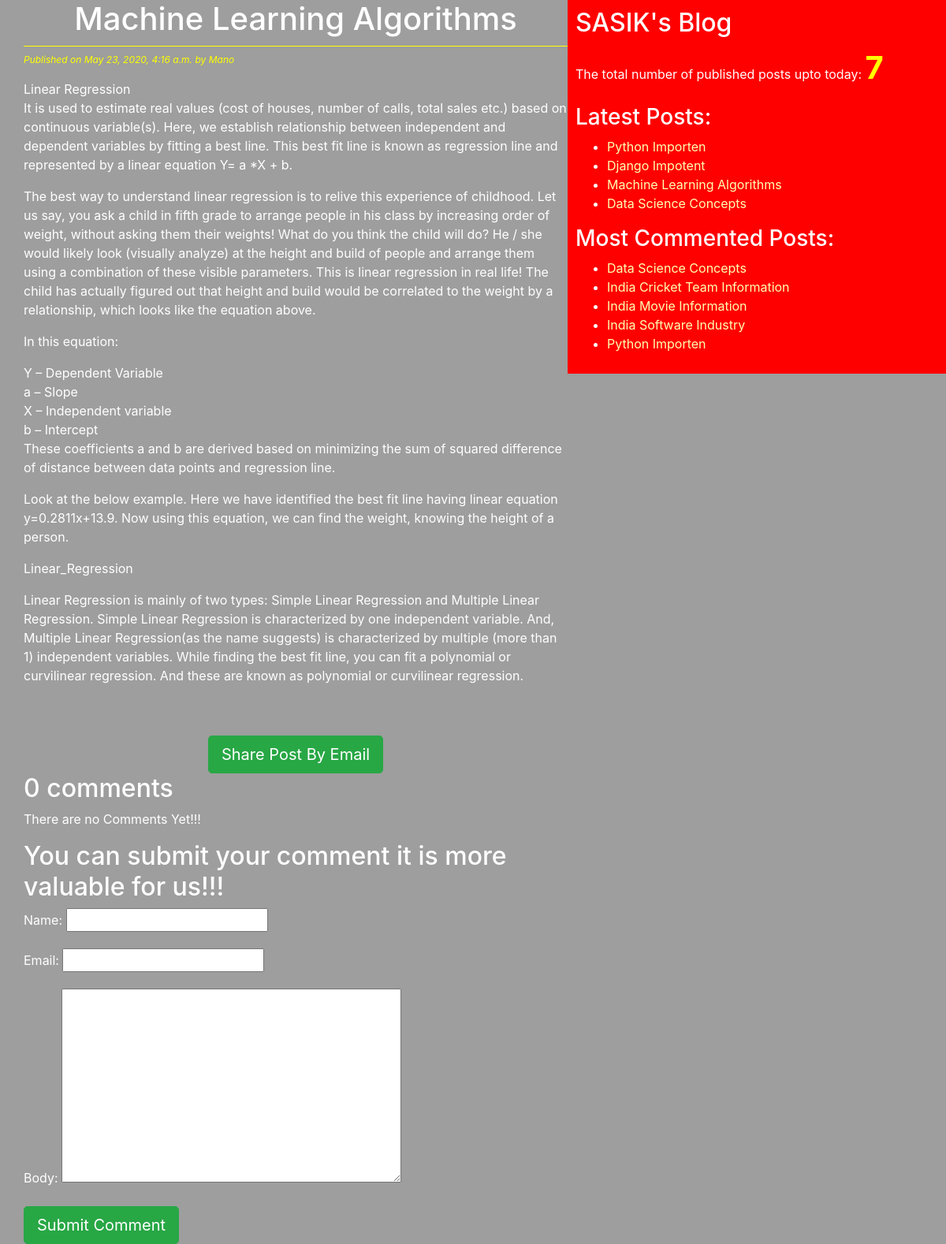
/2020/05/23/machine-learning-algorithms/, run on the app's committed database.
### blog/models.py (models this page shows, shortened)
class Post(models.Model):
    STATUS_CHOICES=(('draft','Draft'),('published','Published'))
    title=models.CharField(max_length=256)
    slug=models.SlugField(max_length=264,unique_for_date='publish')
    author=models.ForeignKey(User,related_name='blog_posts',on_delete=models.CASCADE)
    body=models.TextField()
    publish=models.DateTimeField(default=timezone.now)
    created=models.DateTimeField(auto_now_add=True)
    updated=models.DateTimeField(auto_now=True)
    status=models.CharField(max_length=10,choices=STATUS_CHOICES,default='draft')
    objects=CustomMangager()
    tags=TaggableManager()
    class Meta:
        ordering=('-publish',)
    def get_absolute_url(self):
        return reverse('post_detail',args=[self.publish.year,self.publish.strftime('%m'),self.publish.strftime('%d'),self.slug])

### blog/views.py (the view)
# urls.py: re_path('(?P<year>\d{4})/(?P<month>\d{2})/(?P<day>\d{2})/(?P<post>[-\w]+)/$', views.post_detail_view,name='post_detail'),
def post_detail_view(request,year,month,day,post):
    post=get_object_or_404(Post,slug=post,
                                status='published',
                                publish__year=year,
                                publish__month=month,
                                publish__day=day)
    comments=post.comments.filter(active=True)
    csubmit=False
    if request.method=='POST':
        form=CommentForm(request.POST)
        if form.is_valid():
            new_comment=form.save(commit=False)
            new_comment.post=post
            new_comment.save()
            csubmit=True
    else:
        form=CommentForm()
    return render(request,'blog/post_detail.html',{'post':post,'form':form,'csubmit':csubmit,'comments':comments})

### blog/forms.py
class CommentForm(forms.ModelForm):
    class Meta:
        model=Comment
        fields=('name','email','body')

### blog/models.py (called while the page is built)
    def get_queryset(self):
        return super().get_queryset().filter(status='published')

### blog/templatetags/blog_tags.py (called while the page is built)
@register.simple_tag(name='my_tag')
def total_posts():
    return Post.objects.count()

@register.inclusion_tag('blog/latest_posts123.html')
def show_latest_posts(count=3):
    letest_posts=Post.objects.order_by('-publish')[:count]
    return {'letest_posts':letest_posts}

@register.simple_tag
def get_most_commented_posts(count=5):
    return Post.objects.annotate(total_comments=Count('comments')).order_by('-total_comments')[:count]

### templates/blog/post_detail.html (shortened to what this page needs)
{%extends 'blog/base.html'%}
    {%block content%}
      <h1>{{post.title}}</h1>
      <p id='date'>Published on {{post.publish}} by {{post.author|title}}</p>
      {{post.body|linebreaks}}<br><br>
      <div class="container" align='center'>
        <a href="/{{post.id}}/share" class="btn btn-lg btn-success">Share Post By Email</a>
      </div>
      {%with comments.count as comments_count%}
        <h2>{{comments_count}} comment{{comments_count|pluralize}}</h2>
      {%endwith%}
      {%if comments%}
        {%for comment in comments%}
          <p id='ch'>Comment {{forloop.counter}} by {{comment.name}} on {{comment.created}}</p>
          <div class="">
            {{comment.body|linebreaks}}
          </div>
        {%endfor%}
        <hr>
      {%else%}
        <p>There are no Comments Yet!!!</p>
      {%endif%}
      {%if csubmit%}
        <h2>Your Comment Added Sucessfully</h2>
      {%else%}
      <h2>You can submit your comment it is more valuable for us!!!</h2>
        <form method="post">
            {{form.as_p}}
            <input type="submit" class="btn btn-lg btn-success" value="Submit Comment">
        </form>
      {%endif%}
    {%endblock%}

### templates/blog/base.html (shortened to what this page needs)
<!DOCTYPE html>
{%load blog_tags%}
{%load static%}
<html lang="en" dir="ltr">
  <head>
    <link rel="stylesheet" href="https://stackpath.bootstrapcdn.com/bootstrap/4.4.1/css/bootstrap.min.css"
>
    <link rel="stylesheet" href="{%static "css/blog.css" %}">
  </head>
  <body>
    <div class="content">
      {%block content%}{%endblock%}
    </div>
    <div class="sidebar">
      <h2>SASIK's Blog</h2>
      <p>The total number of published posts upto today: <span id='pcount'>{%my_tag%}</span></p>
      <h3>Latest Posts:</h3>{%show_latest_posts 4%}
      <h3>Most Commented Posts:</h3>
        {%get_most_commented_posts as most_commented_posts%}
        <ul>
          {%for post in most_commented_posts%}
            <li><a href="{{post.get_absolute_url}}">{{post.title}}</a></li>
          {%endfor%}
        </ul>
    </div>
  </body>
</html>

### templates/blog/latest_posts123.html
<ul>
  {%for post in letest_posts%}
    <li><a href="{{post.get_absolute_url}}">{{post.title}}</a></li>
  {%endfor%}
</ul>

### static/css/blog.css (style rules this page uses)
.content { width:60%; float:left; padding:0 0 0 30px; background: #9d9e9d; height:100%; }
.sidebar { width:40%; float:right; padding: 10px; background:red; height:100%; }
h1 { text-align: center; border-bottom: 1px solid yellow ; padding-bottom: 10px; }
body { color:white; background: #9d9e9d; }
#date { color:yellow; font-size: 12px; font-style: italic; }
a { color:#ffffb3; }
#pcount { font-size: 40px; color: yellow; font-weight: bold; }

### data on the page
Post: title "Machine Learning Algorithms", publish "May 23, 2020, 4:16 a.m.", author "Mano", body "Linear Regression It is used to estimate real values (cost of houses, number of calls, total sales etc.) based on continuous variable(s). Here, we establish relationship between independent and dependent variables by fitting a best line. This best fit line is known as regression line and represented by a linear equation Y= a *X + b. The best way to understand linear regression is to relive this experience of childhood. Let us say, you ask a child in fifth grade to arrange people in his class by increasing order of weight, without asking them their weights! What do you think the child will do? He / she would likely look (visually analyze) at the height and build of people and arrange them…"
Post: title "Python Importen"
Post: title "Django Impotent"
Post: title "Data Science Concepts"
Post: title "India Cricket Team Information"
Post: title "India Movie Information"
Post: title "India Software Industry"

### other printed values
{{ comments_count }} "0"
